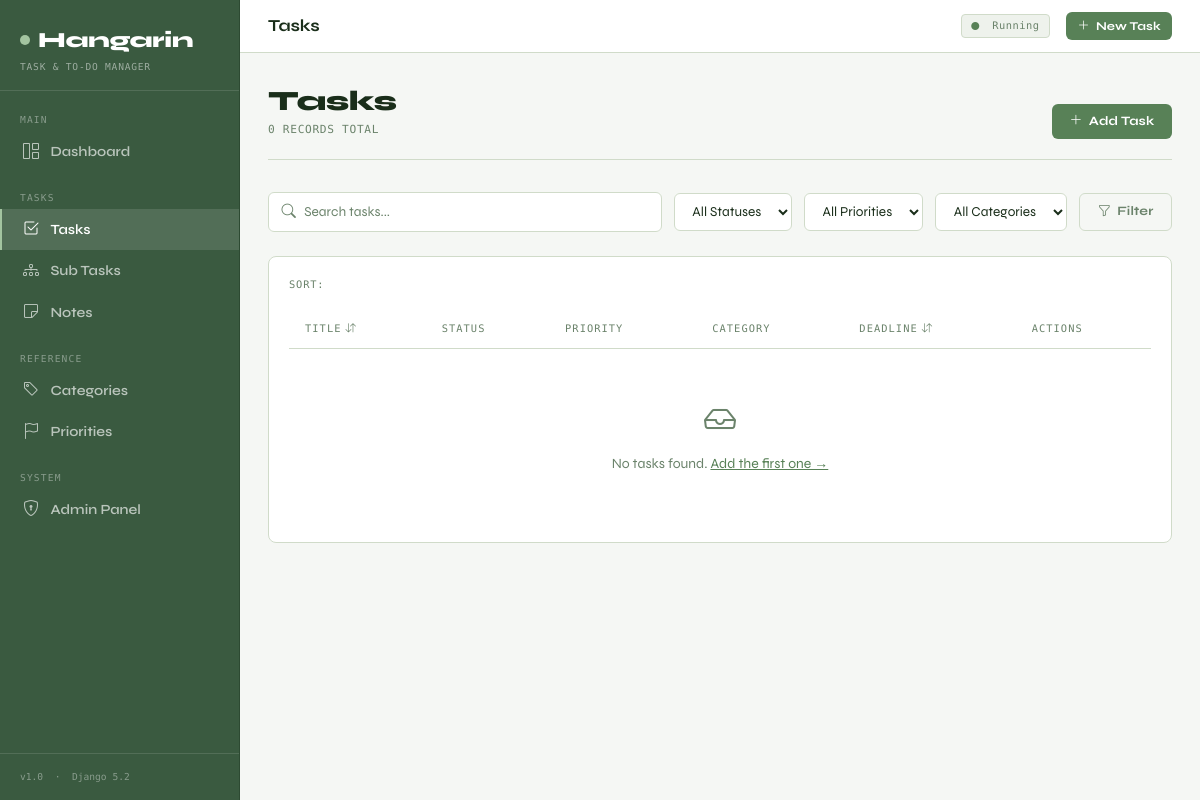
/tasks/, run on an earlier commit of the app's database.
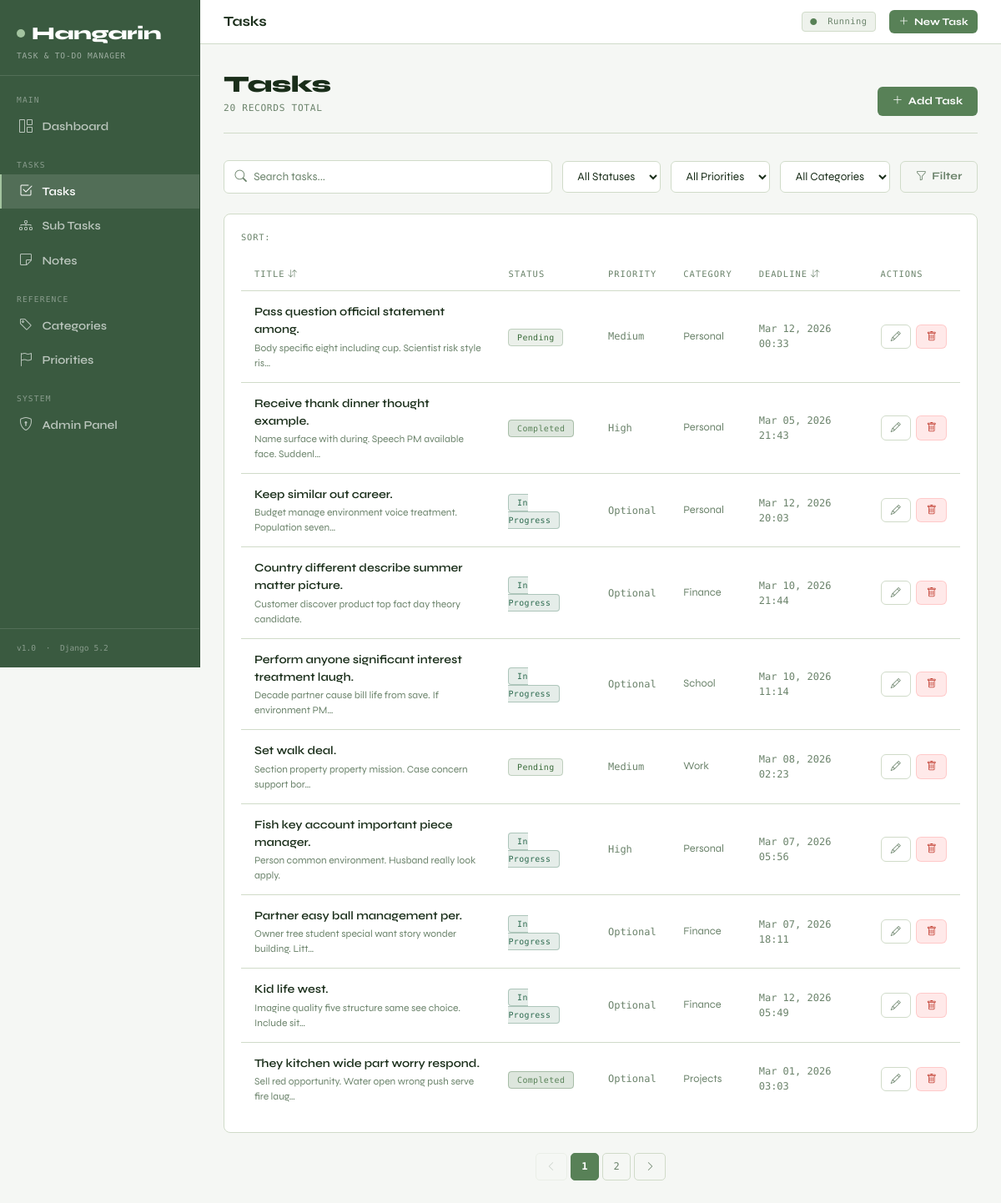
And on a later commit of the database.
### taskapp/models.py (models this page shows, shortened)
class BaseModel(models.Model):
    created_at = models.DateTimeField(auto_now_add=True)
    updated_at = models.DateTimeField(auto_now=True)
    class Meta:
        abstract = True

class Task(BaseModel):
    STATUS_CHOICES = [
        ("Pending", "Pending"),
        ("In Progress", "In Progress"),
        ("Completed", "Completed"),
    ]
    title = models.CharField(max_length=255)
    description = models.TextField(blank=True, null=True)
    deadline = models.DateTimeField(blank=True, null=True)
    status = models.CharField(
        max_length=50,
        choices=STATUS_CHOICES,
        default="Pending",
    )
    category = models.ForeignKey(
        Category,
        on_delete=models.SET_NULL,
        null=True,
        blank=True,
        related_name="tasks",
    )
    priority = models.ForeignKey(
        Priority,
        on_delete=models.SET_NULL,
        null=True,
        blank=True,
        related_name="tasks",
    )
    class Meta:
        verbose_name = "Task"
        verbose_name_plural = "Tasks"
        ordering = ["-created_at"]

class Priority(BaseModel):
    name = models.CharField(max_length=100)
    class Meta:
        verbose_name = "Priority"
        verbose_name_plural = "Priorities"
        ordering = ["name"]
    def __str__(self):
        return self.name

class Category(BaseModel):
    name = models.CharField(max_length=100)
    class Meta:
        verbose_name = "Category"
        verbose_name_plural = "Categories"
        ordering = ["name"]
    def __str__(self):
        return self.name

### taskapp/views.py (the view)
# urls.py: path("tasks/", views.TaskListView.as_view(), name="task-list"),
class TaskListView(ListView):
    model = Task
    template_name = "taskapp/task_list.html"
    context_object_name = "tasks"
    paginate_by = 10
    def get_queryset(self):
        qs = Task.objects.select_related("priority", "category").all()
        q = self.request.GET.get("q", "").strip()
        status = self.request.GET.get("status", "")
        priority = self.request.GET.get("priority", "")
        category = self.request.GET.get("category", "")
        sort = self.request.GET.get("sort", "-created_at")
        if q:
            qs = qs.filter(Q(title__icontains=q) | Q(description__icontains=q))
        if status:
            qs = qs.filter(status=status)
        if priority:
            qs = qs.filter(priority__id=priority)
        if category:
            qs = qs.filter(category__id=category)
        allowed = ["title", "-title", "deadline", "-deadline", "status", "-status", "created_at", "-created_at"]
        if sort in allowed:
            qs = qs.order_by(sort)
        return qs
    def get_context_data(self, **kwargs):
        ctx = super().get_context_data(**kwargs)
        ctx["q"] = self.request.GET.get("q", "")
        ctx["current_status"] = self.request.GET.get("status", "")
        ctx["current_priority"] = self.request.GET.get("priority", "")
        ctx["current_category"] = self.request.GET.get("category", "")
        ctx["current_sort"] = self.request.GET.get("sort", "-created_at")
        ctx["priorities"] = Priority.objects.all()
        ctx["categories"] = Category.objects.all()
        ctx["status_choices"] = Task.STATUS_CHOICES
        return ctx

### templates/taskapp/task_list.html (shortened to what this page needs)
{% extends "base.html" %}
{% block topbar_title %}Tasks{% endblock %}
{% block content %}
<div class="page-header fade-up">
  <div>
    <h1>Tasks</h1>
    <div class="sub">{{ page_obj.paginator.count }} record{{ page_obj.paginator.count|pluralize }} total</div>
  </div>
  <a href="{% url 'task-add' %}" class="btn-hng btn-hng-primary">
    <i class="bi bi-plus-lg"></i> Add Task
  </a>
</div>
<form method="get" class="search-bar fade-up">
  <div class="search-input-wrap">
    <i class="bi bi-search"></i>
    <input type="text" name="q" value="{{ q }}" placeholder="Search tasks..." class="hng-input" />
  </div>
  <select name="status" class="hng-select">
    <option value="">All Statuses</option>
  </select>
  <select name="priority" class="hng-select">
    <option value="">All Priorities</option>
  </select>
  <select name="category" class="hng-select">
    <option value="">All Categories</option>
  </select>
  <button type="submit" class="btn-hng btn-hng-ghost">
    <i class="bi bi-funnel"></i> Filter
  </button>
</form>
<div class="hng-card fade-up">
  <div style="display:flex;gap:1rem;margin-bottom:1rem;flex-wrap:wrap;">
    <span style="font-family:var(--font-mono);font-size:.65rem;color:var(--muted);letter-spacing:.08em;text-transform:uppercase;align-self:center;">Sort:</span>
  </div>
  <table class="hng-table">
    <thead>
      <tr>
        <th><a href="?{% for k, v in request.GET.items %}{% if k != 'sort' %}{{ k }}={{ v }}&{% endif %}{% endfor %}sort=title">Title <i class="bi bi-arrow-down-up"></i></a></th>
        <th>Status</th>
        <th>Priority</th>
        <th>Category</th>
        <th><a href="?{% for k, v in request.GET.items %}{% if k != 'sort' %}{{ k }}={{ v }}&{% endif %}{% endfor %}sort=deadline">Deadline <i class="bi bi-arrow-down-up"></i></a></th>
        <th>Actions</th>
      </tr>
    </thead>
    <tbody>
      {% for task in tasks %}
      <tr>
        <td>
          <div style="font-weight:600;max-width:300px;">{{ task.title|truncatechars:55 }}</div>
          {% if task.description %}
          <div style="font-size:.75rem;color:var(--muted);margin-top:.15rem;">{{ task.description|truncatechars:60 }}</div>
          {% endif %}
        </td>
        <td>
          <span class="badge-status
            {% if task.status == 'Completed' %}badge-completed
            {% elif task.status == 'In Progress' %}badge-inprogress
            {% else %}badge-pending{% endif %}">
            {{ task.status }}
          </span>
        </td>
        <td style="font-family:var(--font-mono);font-size:.75rem;color:var(--muted);">
          {{ task.priority|default:"—" }}
        </td>
        <td style="font-size:.8rem;color:var(--muted);">{{ task.category|default:"—" }}</td>
        <td style="font-family:var(--font-mono);font-size:.75rem;color:var(--muted);">
          {% if task.deadline %}{{ task.deadline|date:"M d, Y H:i" }}{% else %}—{% endif %}
        </td>
        <td>
          <div style="display:flex;gap:.4rem;">
            <a href="{% url 'task-edit' task.pk %}" class="btn-hng btn-hng-ghost btn-hng-sm">
              <i class="bi bi-pencil"></i>
            </a>
            <a href="{% url 'task-delete' task.pk %}" class="btn-hng btn-hng-danger btn-hng-sm">
              <i class="bi bi-trash"></i>
            </a>
          </div>
        </td>
      </tr>
      {% empty %}
      <tr>
        <td colspan="6" style="text-align:center;padding:3rem;color:var(--muted);">
          <i class="bi bi-inbox" style="font-size:2rem;display:block;margin-bottom:.5rem;"></i>
          No tasks found.
          <a href="{% url 'task-add' %}" style="color:var(--accent);">Add the first one →</a>
        </td>
      </tr>
      {% endfor %}
    </tbody>
  </table>
</div>
{% include "includes/pagination.html" %}
{% endblock %}

What changed in the data, as far as the page shows it:
added Task: title "Pass question official statement among.", description "Body specific eight including cup. Scientist risk style ris…", status "Pending", priority "Medium", category "Personal", deadline "Mar 12, 2026 00:33"
added Task: title "Receive thank dinner thought example.", description "Name surface with during. Speech PM available face. Suddenl…", status "Completed", priority "High", category "Personal", deadline "Mar 05, 2026 21:43"
added Task: title "Keep similar out career.", description "Budget manage environment voice treatment. Population seven…", status "In Progress", priority "Optional", category "Personal", deadline "Mar 12, 2026 20:03"
added Task: title "Country different describe summer matter picture.", description "Customer discover product top fact day theory candidate.", status "In Progress", priority "Optional", category "Finance", deadline "Mar 10, 2026 21:44"
added Task: title "Perform anyone significant interest treatment laugh.", description "Decade partner cause bill life from save. If environment PM…", status "In Progress", priority "Optional", category "School", deadline "Mar 10, 2026 11:14"
added Task: title "Set walk deal.", description "Section property property mission. Case concern support bor…", status "Pending", priority "Medium", category "Work", deadline "Mar 08, 2026 02:23"
added Task: title "Fish key account important piece manager.", description "Person common environment. Husband really look apply.", status "In Progress", priority "High", category "Personal", deadline "Mar 07, 2026 05:56"
added Task: title "Partner easy ball management per.", description "Owner tree student special want story wonder building. Litt…", status "In Progress", priority "Optional", category "Finance", deadline "Mar 07, 2026 18:11"
added Task: title "Kid life west.", description "Imagine quality five structure same see choice. Include sit…", status "In Progress", priority "Optional", category "Finance", deadline "Mar 12, 2026 05:49"
added Task: title "They kitchen wide part worry respond.", description "Sell red opportunity. Water open wrong push serve fire laug…", status "Completed", priority "Optional", category "Projects", deadline "Mar 01, 2026 03:03"
Also different on the page:
{{ page_obj.paginator.count }}: "0" → "20"
new list line: "1"
new list line: "2"
text no longer shown: "No tasks found. Add the first one →"
